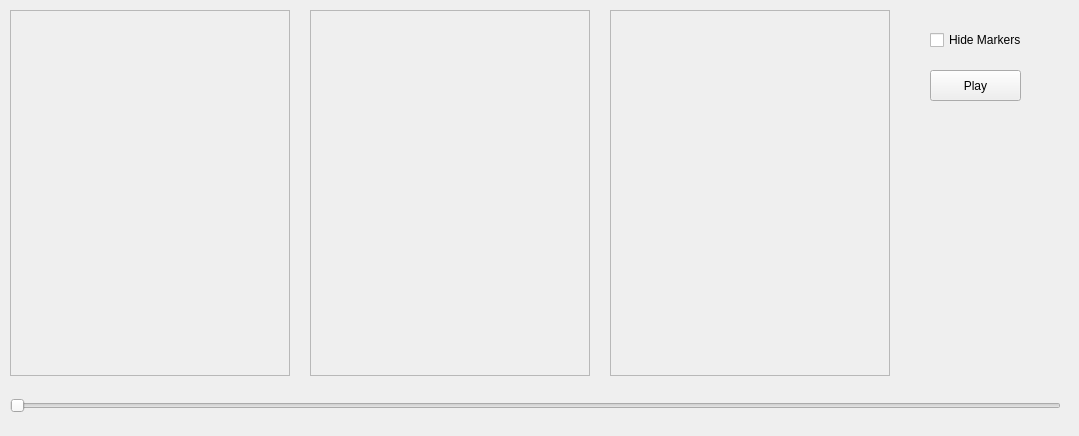
<?xml version="1.0" encoding="UTF-8"?>
<ui version="4.0">
 <class>MainWindow</class>
 <widget class="QMainWindow" name="MainWindow">
  <property name="geometry">
   <rect>
    <x>0</x>
    <y>0</y>
    <width>1079</width>
    <height>436</height>
   </rect>
  </property>
  <property name="windowTitle">
   <string>11 - Morphing - Radosław Mariowski</string>
  </property>
  <widget class="QWidget" name="centralWidget">
   <widget class="QFrame" name="frmCanvas">
    <property name="geometry">
     <rect>
      <x>10</x>
      <y>10</y>
      <width>280</width>
      <height>366</height>
     </rect>
    </property>
    <property name="autoFillBackground">
     <bool>false</bool>
    </property>
    <property name="frameShape">
     <enum>QFrame::StyledPanel</enum>
    </property>
    <property name="frameShadow">
     <enum>QFrame::Raised</enum>
    </property>
   </widget>
   <widget class="QFrame" name="frmCanvas2">
    <property name="geometry">
     <rect>
      <x>310</x>
      <y>10</y>
      <width>280</width>
      <height>366</height>
     </rect>
    </property>
    <property name="autoFillBackground">
     <bool>false</bool>
    </property>
    <property name="frameShape">
     <enum>QFrame::StyledPanel</enum>
    </property>
    <property name="frameShadow">
     <enum>QFrame::Raised</enum>
    </property>
   </widget>
   <widget class="QCheckBox" name="chkVisibility">
    <property name="geometry">
     <rect>
      <x>930</x>
      <y>30</y>
      <width>121</width>
      <height>20</height>
     </rect>
    </property>
    <property name="text">
     <string>Hide Markers</string>
    </property>
   </widget>
   <widget class="QSlider" name="sldMorph">
    <property name="geometry">
     <rect>
      <x>10</x>
      <y>390</y>
      <width>1051</width>
      <height>31</height>
     </rect>
    </property>
    <property name="maximum">
     <number>20</number>
    </property>
    <property name="orientation">
     <enum>Qt::Horizontal</enum>
    </property>
   </widget>
   <widget class="QPushButton" name="btnPlay">
    <property name="geometry">
     <rect>
      <x>930</x>
      <y>70</y>
      <width>91</width>
      <height>31</height>
     </rect>
    </property>
    <property name="text">
     <string>Play</string>
    </property>
   </widget>
   <widget class="QFrame" name="frmCanvas3">
    <property name="geometry">
     <rect>
      <x>610</x>
      <y>10</y>
      <width>280</width>
      <height>366</height>
     </rect>
    </property>
    <property name="autoFillBackground">
     <bool>false</bool>
    </property>
    <property name="frameShape">
     <enum>QFrame::StyledPanel</enum>
    </property>
    <property name="frameShadow">
     <enum>QFrame::Raised</enum>
    </property>
   </widget>
  </widget>
 </widget>
 <layoutdefault spacing="6" margin="11"/>
 <resources/>
 <connections/>
</ui>
